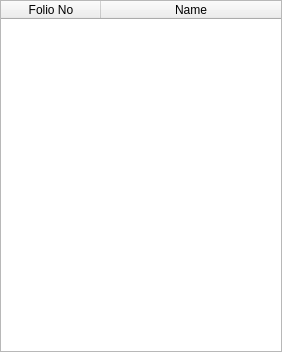
<?xml version="1.0" encoding="UTF-8"?>
<ui version="4.0">
 <class>Form</class>
 <widget class="QWidget" name="Form">
  <property name="geometry">
   <rect>
    <x>0</x>
    <y>0</y>
    <width>282</width>
    <height>352</height>
   </rect>
  </property>
  <property name="windowTitle">
   <string>Folio List</string>
  </property>
  <layout class="QVBoxLayout" name="verticalLayout">
   <property name="leftMargin">
    <number>0</number>
   </property>
   <property name="topMargin">
    <number>0</number>
   </property>
   <property name="rightMargin">
    <number>0</number>
   </property>
   <property name="bottomMargin">
    <number>0</number>
   </property>
   <item>
    <widget class="QTableWidget" name="display">
     <attribute name="horizontalHeaderStretchLastSection">
      <bool>true</bool>
     </attribute>
     <attribute name="verticalHeaderMinimumSectionSize">
      <number>35</number>
     </attribute>
     <column>
      <property name="text">
       <string>Folio No</string>
      </property>
     </column>
     <column>
      <property name="text">
       <string>Name</string>
      </property>
     </column>
    </widget>
   </item>
  </layout>
 </widget>
 <resources/>
 <connections/>
</ui>
